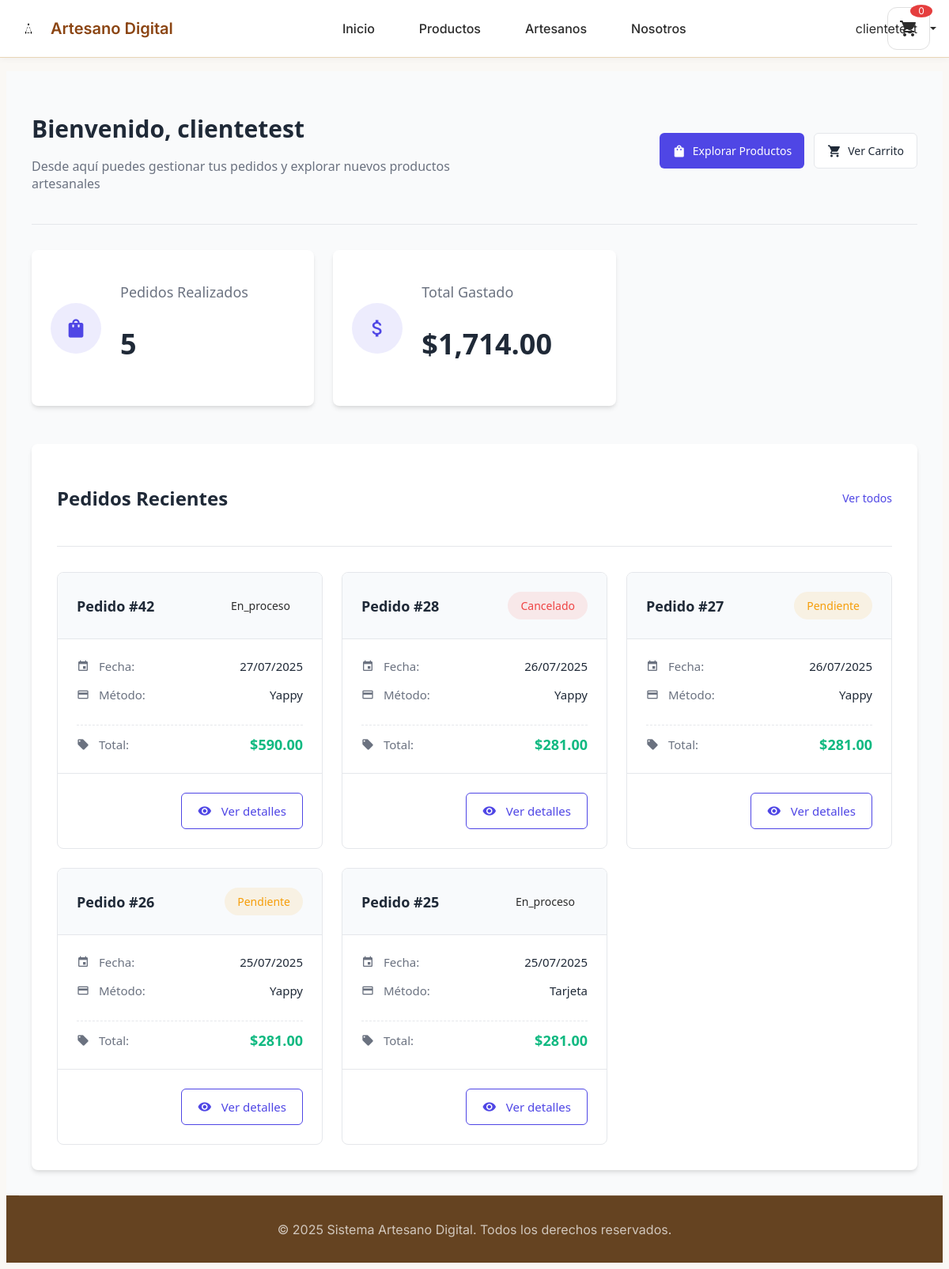
The app's page /dashboard/cliente (signed in) with its own data.
### tables this page shows
CREATE TABLE `pedidos` (
  `id_pedido` int(11) NOT NULL,
  `id_usuario` int(11) NOT NULL,
  `estado` enum('pendiente','confirmado','en_proceso','enviado','entregado','cancelado') DEFAULT 'pendiente',
  `metodo_pago` varchar(50) NOT NULL,
  `total` decimal(10,2) NOT NULL,
  `subtotal` decimal(10,2) DEFAULT NULL,
  `descuento` decimal(10,2) DEFAULT 0.00,
  `fecha_pedido` datetime DEFAULT current_timestamp(),
  `fecha_confirmacion` datetime DEFAULT NULL,
  `fecha_proceso` datetime DEFAULT NULL,
  `fecha_envio` datetime DEFAULT NULL,
  `fecha_entrega` datetime DEFAULT NULL,
  `direccion_envio` text NOT NULL,
  `metodo_envio` varchar(100) DEFAULT 'Env├¡o est├índar',
  `codigo_seguimiento` varchar(100) DEFAULT NULL,
  `tiempo_estimado` varchar(50) DEFAULT '3-5 d├¡as h├íbiles',
  `empresa_envio` varchar(100) DEFAULT NULL,
  `numero_seguimiento` varchar(100) DEFAULT NULL,
  `fecha_estimada_entrega` date DEFAULT NULL,
  `notas_entrega` text DEFAULT NULL,
  `fecha_actualizacion` timestamp NOT NULL DEFAULT current_timestamp() ON UPDATE current_timestamp()
);

### controllers/ControladorCliente.php (called while the page is built, shortened)
<?php
class ControladorCliente
{
    private GestorAutenticacion $gestorAuth;
    private \Models\Pedido $modeloPedido;
    public function __construct()
    {
        $this->gestorAuth = GestorAutenticacion::obtenerInstancia();
        require_once __DIR__ . '/../models/Pedido.php';
        $this->modeloPedido = new \Models\Pedido();
    }
    public function mostrarDashboard(): void
    {
        $usuario = $this->gestorAuth->obtenerUsuarioActual();
        $idUsuario = $usuario['id_usuario'] ?? 0;
        $pedidosRecientes = $this->obtenerPedidosRecientes($idUsuario);
        $totalPedidos = count($pedidosRecientes);
        $totalCompras = array_sum(array_column($pedidosRecientes, 'total'));
        $datos = [
            'titulo' => 'Panel de Cliente',
            'usuario' => $usuario,
            'pedidos_recientes' => $pedidosRecientes,
            'estadisticas' => [
                'pedidos_totales' => $totalPedidos,
                'total_compras' => $totalCompras,
                'productos_favoritos' => 0,
                'artesanos_seguidos' => 0
            ],
            'favoritos_recientes' => []
        ];
        $this->cargarVista('cliente/dashboard', $datos);
    }
    private function obtenerPedidosRecientes(int $idUsuario): array
    {
        try {
            $pedidos = $this->modeloPedido->obtenerPorUsuario($idUsuario);
            if (!empty($pedidos)) {
                $pedidosFormateados = [];
                $pedidosLimitados = array_slice($pedidos, 0, 5);
                foreach ($pedidosLimitados as $pedido) {
                    $pedidosFormateados[] = [
                        'id' => $pedido['id_pedido'],
                        'fecha' => $pedido['fecha_pedido'],
                        'total' => $pedido['total'],
                        'estado' => $pedido['estado'],
                        'metodo_pago' => $pedido['metodo_pago']
                    ];
                }
                return $pedidosFormateados;
            }
            return [];
        } catch (\Exception $e) {
            error_log("Error al obtener pedidos recientes: " . $e->getMessage());
            return [];
        }
    }
    private function cargarVista(string $vista, array $datos = []): void
    {
        extract($datos);
        include "views/{$vista}.php";
    }
}

### utils/GestorAutenticacion.php (called while the page is built, shortened)
<?php
class GestorAutenticacion
{
    private static ?GestorAutenticacion $instancia = null;
    private function __construct()
    {
        $this->tiempoExpiracion = ((int)($_ENV['SESSION_LIFETIME'] ?? 120)) * 60;
    }
    public static function obtenerInstancia(): GestorAutenticacion
    {
        if (self::$instancia === null) {
            self::$instancia = new self();
        }
        return self::$instancia;
    }
    public function estaAutenticado(): bool
    {
        return true;
    }
    public function obtenerUsuarioActual(): ?array
    {
        if ($this->estaAutenticado()) {
            return [
                'id_usuario' => $_SESSION['usuario_id'],
                'nombre' => $_SESSION['usuario_nombre'],
                'correo' => $_SESSION['usuario_correo'],
                'tipo_usuario' => $_SESSION['usuario_tipo']
            ];
        }
        return null;
    }
}

### models/Pedido.php (called while the page is built, shortened)
<?php
class Pedido
{
    private PDO $conexion;
    public function __construct()
    {
        $db = Database::obtenerInstancia();
        $this->conexion = $db->obtenerConexion();
    }
    public function obtenerPorUsuario(int $idUsuario): array
    {
        try {
            $sql = "SELECT * FROM pedidos WHERE id_usuario = :id_usuario ORDER BY fecha_pedido DESC";
            $stmt = $this->conexion->prepare($sql);
            $stmt->execute(['id_usuario' => $idUsuario]);
            return $stmt->fetchAll();
        } catch (Exception $e) {
            error_log("Error al obtener pedidos: " . $e->getMessage());
            return [];
        }
    }
}

### config/Database.php (called while the page is built, shortened)
<?php
class Database
{
    private static ?Database $instancia = null;
    private ?PDO $conexion = null;
    private string $host;
    private string $baseDatos;
    private string $usuario;
    private string $contrasena;
    private string $charset;
    private function __construct()
    {
        $this->host = $_ENV['DB_HOST'] ?? 'localhost';
        $this->baseDatos = $_ENV['DB_DATABASE'] ?? 'artesano_digital';
        $this->usuario = $_ENV['DB_USERNAME'] ?? 'root';
        $this->contrasena = $_ENV['DB_PASSWORD'] ?? '';
        $this->charset = $_ENV['DB_CHARSET'] ?? 'utf8mb4';
    }
    public static function obtenerInstancia(): Database
    {
        if (self::$instancia === null) {
            self::$instancia = new self();
        }
        return self::$instancia;
    }
    private function conectar(): void
    {
        try {
            $dsn = "mysql:host={$this->host};dbname={$this->baseDatos};charset={$this->charset}";
            $opciones = [
                PDO::ATTR_ERRMODE => PDO::ERRMODE_EXCEPTION,
                PDO::ATTR_DEFAULT_FETCH_MODE => PDO::FETCH_ASSOC,
                PDO::ATTR_EMULATE_PREPARES => false,
                PDO::MYSQL_ATTR_INIT_COMMAND => "SET NAMES {$this->charset}"
            ];
            $this->conexion = new PDO($dsn, $this->usuario, $this->contrasena, $opciones);
        } catch (PDOException $e) {
            throw new Exception("Error de conexión a base de datos: " . $e->getMessage());
        }
    }
    public function obtenerConexion(): PDO
    {
        return $this->conexion;
    }
}

### views/cliente/dashboard.php (the view, shortened to what this page needs)
<div class="dashboard">
    <header class="dashboard-header">
        <div class="welcome-section">
            <h1>Bienvenido, <?= htmlspecialchars($usuario['nombre']) ?></h1>
            <p>Desde aquí puedes gestionar tus pedidos y explorar nuevos productos artesanales</p>
        </div>
        <div class="quick-actions">
            <a href="/artesanoDigital/productos" class="action-btn primary">
                <i class="material-icons">shopping_bag</i> Explorar Productos
            </a>
            <a href="/artesanoDigital/carrito" class="action-btn secondary">
                <i class="material-icons">shopping_cart</i> Ver Carrito
            </a>
        </div>
    </header>
    <div class="stats-grid">
        <div class="stat-card">
            <div class="stat-icon">
                <i class="material-icons">shopping_bag</i>
            </div>
            <div class="stat-content">
                <h3>Pedidos Realizados</h3>
                <p class="stat-number"><?= $estadisticas['pedidos_totales'] ?></p>
            </div>
        </div>
        <div class="stat-card">
            <div class="stat-icon">
                <i class="material-icons">attach_money</i>
            </div>
            <div class="stat-content">
                <h3>Total Gastado</h3>
                <p class="stat-number">$<?= number_format($estadisticas['total_compras'], 2) ?></p>
            </div>
        </div>
    </div>
    <section class="orders-section">
        <div class="section-header">
            <h2>Pedidos Recientes</h2>
            <a href="/artesanoDigital/cliente/pedidos" class="view-all">Ver todos</a>
        </div>
        <?php if (!empty($pedidos_recientes)): ?>
            <div class="orders-grid">
                <?php foreach ($pedidos_recientes as $pedido): ?>
                    <div class="order-card">
                        <div class="order-header">
                            <div class="order-id">Pedido #<?= $pedido['id'] ?></div>
                            <div class="order-status status-<?= $pedido['estado'] ?>">
                                <?= ucfirst($pedido['estado']) ?>
                            </div>
                        </div>
                        <div class="order-body">
                            <div class="order-info">
                                <div class="info-item">
                                    <span class="info-label"><i class="material-icons">event</i> Fecha:</span>
                                    <span class="info-value"><?= date('d/m/Y', strtotime($pedido['fecha'])) ?></span>
                                </div>
                                <div class="info-item">
                                    <span class="info-label"><i class="material-icons">payment</i> Método:</span>
                                    <span class="info-value"><?= ucfirst(str_replace('_', ' ', $pedido['metodo_pago'])) ?></span>
                                </div>
                                <div class="info-item total">
                                    <span class="info-label"><i class="material-icons">local_offer</i> Total:</span>
                                    <span class="info-value">$<?= number_format($pedido['total'], 2) ?></span>
                                </div>
                            </div>
                        </div>
                        <div class="order-footer">
                            <a href="/artesanoDigital/cliente/pedido/<?= $pedido['id'] ?>" class="btn-details">
                                <i class="material-icons">visibility</i> Ver detalles
                            </a>
                        </div>
                    </div>
                <?php endforeach; ?>
            </div>
        <?php endif; ?>
    </section>
</div>
<?php
include __DIR__ . '/../layouts/base.php';
?>

### assets/css/estilos.css (style rules this page uses)
:root { --color-crema-claro: #faf8f5; --color-crema: #f5e6d3; --color-beige: #e8d5b7; --color-marfil: #f8f6f0; --color-tostado: #d4a574; --color-marron: #8b4513; --color-marron-oscuro: #654321; --color-blanco-suave: #fefefe; --color-gris-suave: #f0f0f0; --color-texto-principal: #2c2c2c; --color-texto-secundario: #666666; --color-exito: #4caf50; --color-error: #f44336; --color-advertencia: #ff9800; --color-info: #2196f3; --fuente-principal: "Inter", -apple-system, BlinkMacSystemFont, "Segoe UI", Roboto, sans-serif; --peso-ligero: 300; --peso-normal: 400; --peso-medio: 500; --peso-semi-negrita: 600; --peso-negrita: 700; --espaciado-xs: 0.25rem; --espaciado-sm: 0.5rem; --espaciado-md: 1rem; --espaciado-lg: 1.5rem; --espaciado-xl: 2rem; --espaciado-2xl: 3rem; --radio-sm: 4px; --radio-md: 8px; --radio-lg: 12px; --radio-xl: 16px; --sombra-sm: 0 1px 2px rgba(0, 0, 0, 0.05); --sombra-md: 0 4px 6px rgba(0, 0, 0, 0.07); --sombra-lg: 0 10px 15px rgba(0, 0, 0, 0.1); --sombra-xl: 0 20px 25px rgba(0, 0, 0, 0.15); --transicion-rapida: 0.15s ease-in-out; --transicion-normal: 0.3s ease-in-out; --transicion-lenta: 0.5s ease-in-out; }

### views/layouts/base.php (style rules this page uses)
html { color-scheme: light !important; }
body { background-color: #faf8f5 !important; color: #2c2c2c !important; font-family: 'Inter', sans-serif; }
.material-icons { font-family: 'Material Icons'; font-weight: normal; font-style: normal; font-size: 24px; line-height: 1; letter-spacing: normal; text-transform: none; display: inline-block; white-space: nowrap; word-wrap: normal; direction: ltr; -webkit-font-feature-settings: 'liga'; -webkit-font-smoothing: antialiased; vertical-align: middle; }

### records on screen
pedidos: id_pedido "42", estado "En_proceso", fecha_pedido "27/07/2025", metodo_pago "Yappy", total "590.00"
pedidos: id_pedido "28", estado "Cancelado", fecha_pedido "26/07/2025", metodo_pago "Yappy", total "281.00"
pedidos: id_pedido "27", estado "Pendiente", fecha_pedido "26/07/2025", metodo_pago "Yappy", total "281.00"
pedidos: id_pedido "26", estado "Pendiente", fecha_pedido "25/07/2025", metodo_pago "Yappy", total "281.00"
pedidos: id_pedido "25", estado "En_proceso", fecha_pedido "25/07/2025", metodo_pago "Tarjeta", total "281.00"

### other values on screen
$carrito_count "0"
$_SESSION['usuario_nombre'] "clientetest"
$usuario['nombre'] "clientetest"
$estadisticas['pedidos_totales'] "5"
$estadisticas['total_compras'] "1,714.00"
